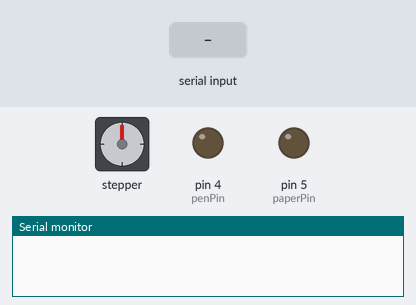
A sketch run on a simulated Arduino Uno, built with avr-gcc and run on an emulated ATmega328P. On the bench: stepper motor, output pins drawn as LEDs (lit = HIGH), the last lines printed to the serial monitor. Wiring (inferred from the names in the program): stepper motor (200 steps per turn assumed): coils pin 9, pin 11, pin 10, pin 12. The test bench sets the inputs (shaded band). Pins used as bus, display or sensor lines are not drawn.

Above: at 5.7 s.
5.8 s: "1" received over Serial
At 5.9 s:
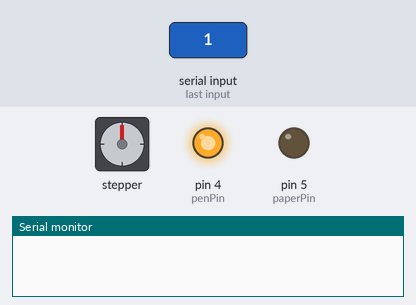
8.0 s: "L" received over Serial
At 8.18 s:
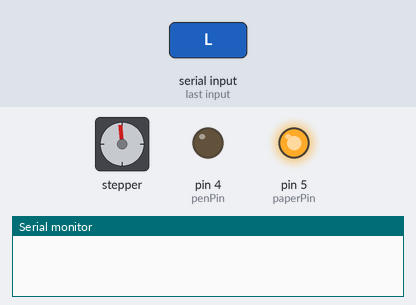
9.8 s: "0" received over Serial
At 10.8 s:
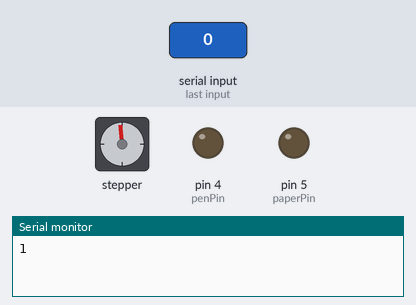
11.3 s: "1" received over Serial
At 12.4 s:
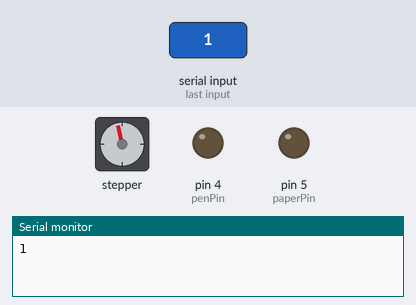
Timing chart, 0 to 14.0 s (numbered marks = the images above; inputs shaded):
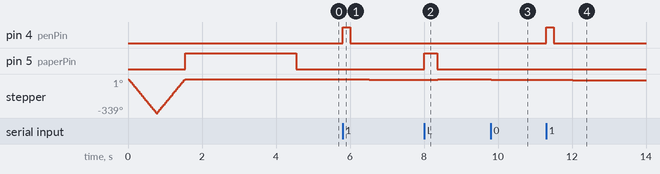

Measured:
- after the input at 5.8 s, pin 4 (penPin): LOW → HIGH at once, → LOW 0.20 s later; stepper: goes 0° 0.02 s, then -5°, starting after 0.70 s
- after the input at 8.0 s, pin 5 (paperPin): LOW → HIGH at once, → LOW 0.36 s later; stepper: goes -4° 0.02 s, then 1°, starting after 0.36 s
- after the input at 9.8 s, stepper: goes 0° 0.02 s, then -5°, starting at once
- after the input at 11.3 s, pin 4 (penPin): LOW → HIGH at once, → LOW 0.20 s later; stepper: goes -6° 0.02 s, then -12°, starting after 0.70 s

The sketch:

Print_Script.ino
```cpp
#define time 4// time in miliseconds between each motor's step
#define pentime 200 //time of the pulse in the pen motor
#define pulltime 360//380 time(in microseconds to allow a alrge range) of the pulse on the motor to pull the paper.

#define penPin 4   //pen motor pin
#define paperPin 5 //paper motor pin

#define StepperA1 9  //stepper motor pins
#define StepperA2 10 //
#define StepperB1 11 //
#define StepperB2 12 //

#define NEW_LINE 48 //47

int newLine = 0;

byte data;//byte to receive and check data from computer
void setup() {
  Serial.begin(9600);//Start the Serial port.

  pinMode(StepperA1, OUTPUT);//Stepper motor pins as output
  pinMode(StepperA2, OUTPUT);
  pinMode(StepperB1, OUTPUT);
  pinMode(StepperB2, OUTPUT);

  pinMode(penPin,OUTPUT);//Pen motor pin as a output
  pinMode(paperPin,OUTPUT);//Paper motor pin as a output
  forward(NEW_LINE);
  back(NEW_LINE);//makes the car return, to be sure it will start at the begin of the line

  //pull the gear at the beginning because of a "dead roll"
  digitalWrite(paperPin,HIGH);
  delay(3000);
  digitalWrite(paperPin,LOW);

}

void loop() {
  if(Serial.available()){//if there is data on the Serial buffer
    while(Serial.available()>0){//continues reading the values on the buffer.
      data=Serial.read();
      if(data=='1'){
        dot();//if a one was received, makes a dot.
        forward(1);//avances one time (four steps)
        newLine++;

      }

      if(data=='0'){
        forward(1);// if a zero was received just avances.
        newLine++;
      }
      if(data=='L'){//if a "L" was received, pull the paper to begin a new line.
        pullPaper();//call the pulling paper function.
        back(newLine);//return the car.
        Serial.println(newLine);
        newLine = 0;


      }
    }
  }
}
void forward(int number){//forward function, you can choose the number of steps when calling the function
  int i=0;//to control the number of steps
  while(i<number){
    digitalWrite(StepperA1, HIGH); //this sequence is part of the basic algoritm to control a bipolar stepper motor.
    digitalWrite(StepperA2, LOW);
    digitalWrite(StepperB1, HIGH);
    digitalWrite(StepperB2, LOW);
    delay(time);//wait the time defined.
    digitalWrite(StepperA1, HIGH);
    digitalWrite(StepperA2, LOW);
    digitalWrite(StepperB1, LOW);
    digitalWrite(StepperB2, HIGH);
    delay(time);
    digitalWrite(StepperA1, LOW);
    digitalWrite(StepperA2, HIGH);
    digitalWrite(StepperB1, LOW);
    digitalWrite(StepperB2, HIGH);
    delay(time);
    digitalWrite(StepperA1, LOW);
    digitalWrite(StepperA2, HIGH);
    digitalWrite(StepperB1, HIGH);
    digitalWrite(StepperB2, LOW);
    delay(time);
    i++;
  }
  digitalWrite(StepperA1, LOW);
  digitalWrite(StepperA2, LOW);
  digitalWrite(StepperB1, LOW);
  digitalWrite(StepperB2, LOW);

}

void back(int number){//As the forward function, but makes the reverse sequence.
  int i=0;
  while(i<number){
    digitalWrite(StepperA1, LOW);
    digitalWrite(StepperA2, HIGH);
    digitalWrite(StepperB1, HIGH);
    digitalWrite(StepperB2, LOW);
    delay(time);

    digitalWrite(StepperA1, LOW);
    digitalWrite(StepperA2, HIGH);
    digitalWrite(StepperB1, LOW);
    digitalWrite(StepperB2, HIGH);
    delay(time);

    digitalWrite(StepperA1, HIGH);
    digitalWrite(StepperA2, LOW);
    digitalWrite(StepperB1, LOW);
    digitalWrite(StepperB2, HIGH);
    delay(time);

    digitalWrite(StepperA1, HIGH);
    digitalWrite(StepperA2, LOW);
    digitalWrite(StepperB1, HIGH);
    digitalWrite(StepperB2, LOW);
    delay(time);

    i++;
  }
  digitalWrite(StepperA1, LOW);
  digitalWrite(StepperA2, LOW);
  digitalWrite(StepperB1, LOW);
  digitalWrite(StepperB2, LOW);

}
void dot(void){//actives the pen motor for some time
  digitalWrite(penPin,HIGH);
  delay(pentime);
  digitalWrite(penPin,LOW);
  delay(500); //to allocate more time for the pen to go back up
}

void pen(void){                        //this functions can be used if you want to make lines instead of dots,
  digitalWrite(penPin,HIGH);           // I think that the dots are cool.
}                                      //
void nopen(void){                      //
  digitalWrite(penPin,LOW);            //
}                                      //

void pullPaper(void){ //function to pull the paper
  digitalWrite(paperPin,HIGH);
  delay(pulltime);
  digitalWrite(paperPin,LOW);
}
```
